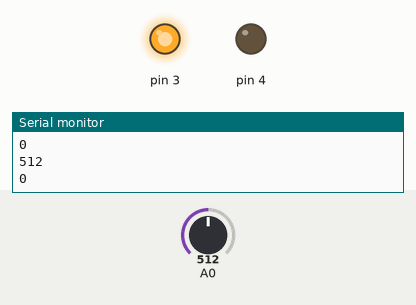
Simulated run of this sketch. Board: Arduino Uno, built with avr-gcc and run on an emulated ATmega328P. On the bench: output pins drawn as LEDs (lit = HIGH), the last lines printed to the serial monitor. The test bench sets the inputs (shaded band); at power-on: A0 = 512.

Above: at 1.4 s.
1.5 s: A0 set to 639
3.8 s: A0 set to 669
At 5.1 s:
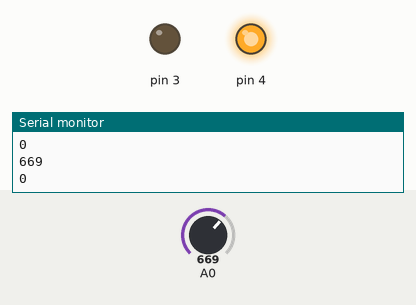
5.7 s: A0 set to 640
At 7.1 s:
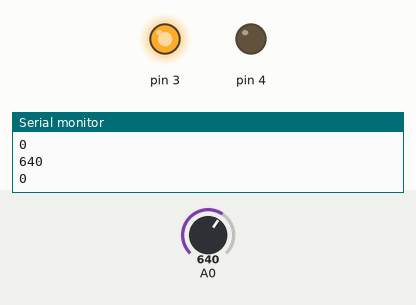
8.1 s: A0 set to 660
At 10.2 s:
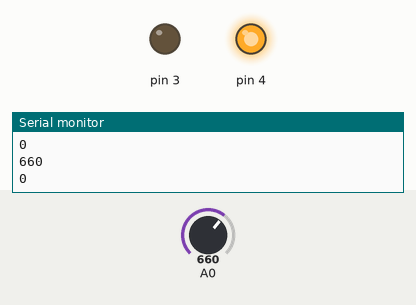
Timing chart, 0 to 11.3 s (numbered marks = the images above; inputs shaded):
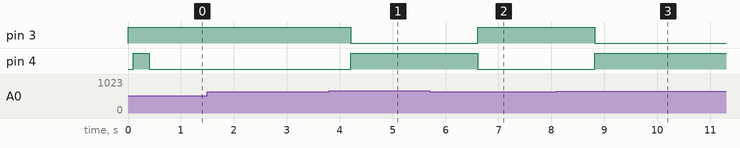

Measured:
- the behaviour switches between 650 and 651 on A0 (found by bisection; images 0 and 1)
- after the input at 3.8 s, pin 3: HIGH → LOW after 0.41 s; pin 4: LOW → HIGH after 0.41 s
- after the input at 5.7 s, pin 3: LOW → HIGH after 0.91 s; pin 4: HIGH → LOW after 0.91 s
- after the input at 8.1 s, pin 3: HIGH → LOW after 0.72 s; pin 4: LOW → HIGH after 0.72 s

The sketch:

lie_detector.ino
```cpp
  int r5;
  int r4;
  int r3;
  int r2;
  int r1;
  int r2avg = 0;

void setup()
{
  Serial.begin(9600);
  pinMode(3, OUTPUT);
  pinMode(4, OUTPUT);
  digitalWrite(3, HIGH);
  delay(100);
  digitalWrite(4, HIGH);
  delay(100);
}

void loop()
{
  r5=r4;
  r4=r3;
  r3=r2;
  r2=r1;
  r1=analogRead(A0);
  delay(200);
  int ravg = (r1+r2+r3+r4+r5)/5;
  r2avg = (7/8*(r2avg))+(1/8*(ravg));
  Serial.println(ravg);
  Serial.println(r2avg);
  if (ravg > 650) {
    digitalWrite(3,LOW);
    digitalWrite(4, HIGH);
  }
  else {
    digitalWrite(4,LOW);
    digitalWrite(3, HIGH);
  }
}
```
